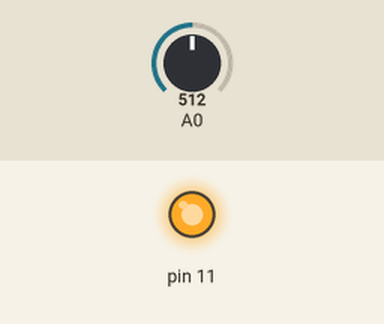
This sketch was run on a simulated Arduino Uno, built with avr-gcc and run on an emulated ATmega328P. Parts: output pins drawn as LEDs (lit = HIGH). Inputs (shaded band) come from the test bench; at power-on: A0 = 512.

Above: at 1.2 s.
1.3 s: A0 set to 542
2.8 s: A0 set to 557
At 3.4 s:
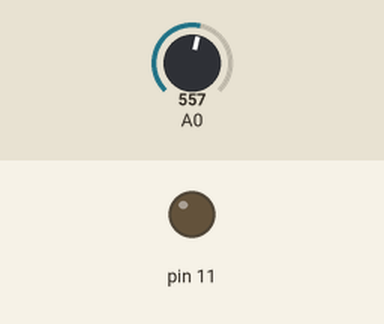
4.3 s: A0 set to 540
At 5.5 s:
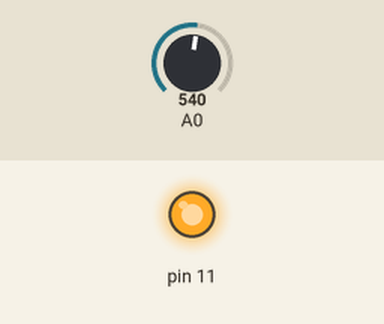
5.8 s: A0 set to 560
At 7.1 s:
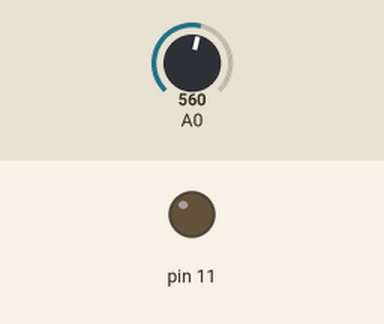
Timing chart, 0 to 8.3 s (numbered marks = the images above; inputs shaded):
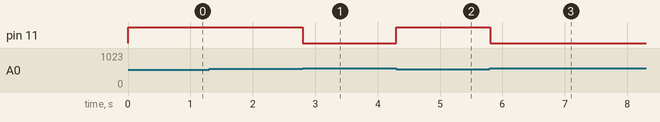

The sketch:

Poste.ino
```cpp
int poste = 0;

void setup()
{
  pinMode(A0, INPUT);
  pinMode(11, OUTPUT);
}

void loop()
{
  poste = analogRead(A0);
  if (poste < 550) {
    digitalWrite(11, HIGH);
  } else {
    digitalWrite(11, LOW);
  }
  delay(10);
}
```

Measured:
- the behaviour switches between 549 and 550 on A0 (found by bisection; images 0 and 1)
- after the input at 1.3 s, every drawn part: stays the same
- after the input at 2.8 s, pin 11: HIGH → LOW at once
- after the input at 4.3 s, pin 11: LOW → HIGH at once
- after the input at 5.8 s, pin 11: HIGH → LOW at once
